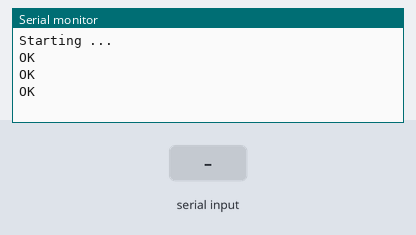
The sketch below on a simulated Arduino Uno, built with avr-gcc and run on an emulated ATmega328P. Parts: the last lines printed to the serial monitor. Inputs (shaded band) come from the test bench. The modem accepts every AT command (registered, SIM ready, sends succeed) and sends nothing else.

Above: at 7.7 s.
7.8 s: "1" received over the second serial link
At 9.0 s:
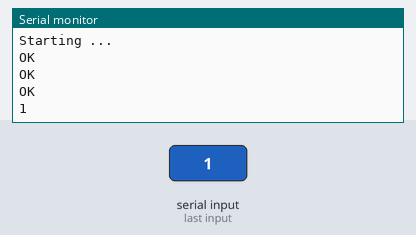
9.5 s: "0" received over the second serial link
At 10.2 s:
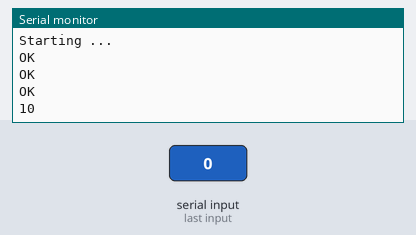

Measured:
- after the input at 7.8 s, the serial monitor: prints a new line after 0.24 s (image 1)
- after the input at 9.5 s, the serial monitor: prints a new line at once (image 2)

The sketch:

ELC8005.ino
```cpp
/* This code works with SIM800L Evb version, it sets the module on receiving SMS mode
 * And when the user sends SMS it will be shown on the serial monitor
 * The receiving mode is only set at the setup, you can later set the mode you want and check the AT functions you want
 * It's a basic code to test the SIM800L
 * Refer to www.SurtrTech.com for more detaims
 */

#include <SoftwareSerial.h>    //Library required for serial communication

SoftwareSerial sim800l(2, 3); // RX,TX for Arduino and for the module it's TXD RXD, they should be inverted


void setup()
{

  sim800l.begin(9600);              //Module baude rate, this is on max, it depends on the version
  Serial.begin(9600);               //Begin the Serial communication with PC
  Serial.println("Starting ...");
  delay(5000);                      //Delay to let the module to connect to network, if turned on before you can remove this
  sim800l.println("AT");            //Send AT command it will says "OK" if everything is fine
  Serialcom();                      //description below
  sim800l.println("AT+CMGF=1");     // Configuring TEXT mode
  Serialcom();
  sim800l.println("AT+CNMI=2,2,0,0,0"); //The way to handle the SMS received, check the module manual, to sum up: store the text or transfert it to serial or other number....
  Serialcom();

}


void loop() {

Serialcom();                //The only function to run in loop, this function just check if the user has sent something using the Serial monitor and transfers it to the module
                            //and if the module has something to say it will be displayed on the serial monitor, here used to show the feedback of the AT commands sent in the setup
                            //and shows the received SMS

}


void Serialcom()
{
  delay(500);
  while(Serial.available())                                                                      // IDE serial l serial  sim800L
  {
    sim800l.write(Serial.read());//Forward what Serial received to Software Serial Port
  }
  while(sim800l.available())                                                                      //serialsim800L l serial dial IDE
  {
    Serial.write(sim800l.read());//Forward what Software Serial received to Serial Port
  }
}
```
